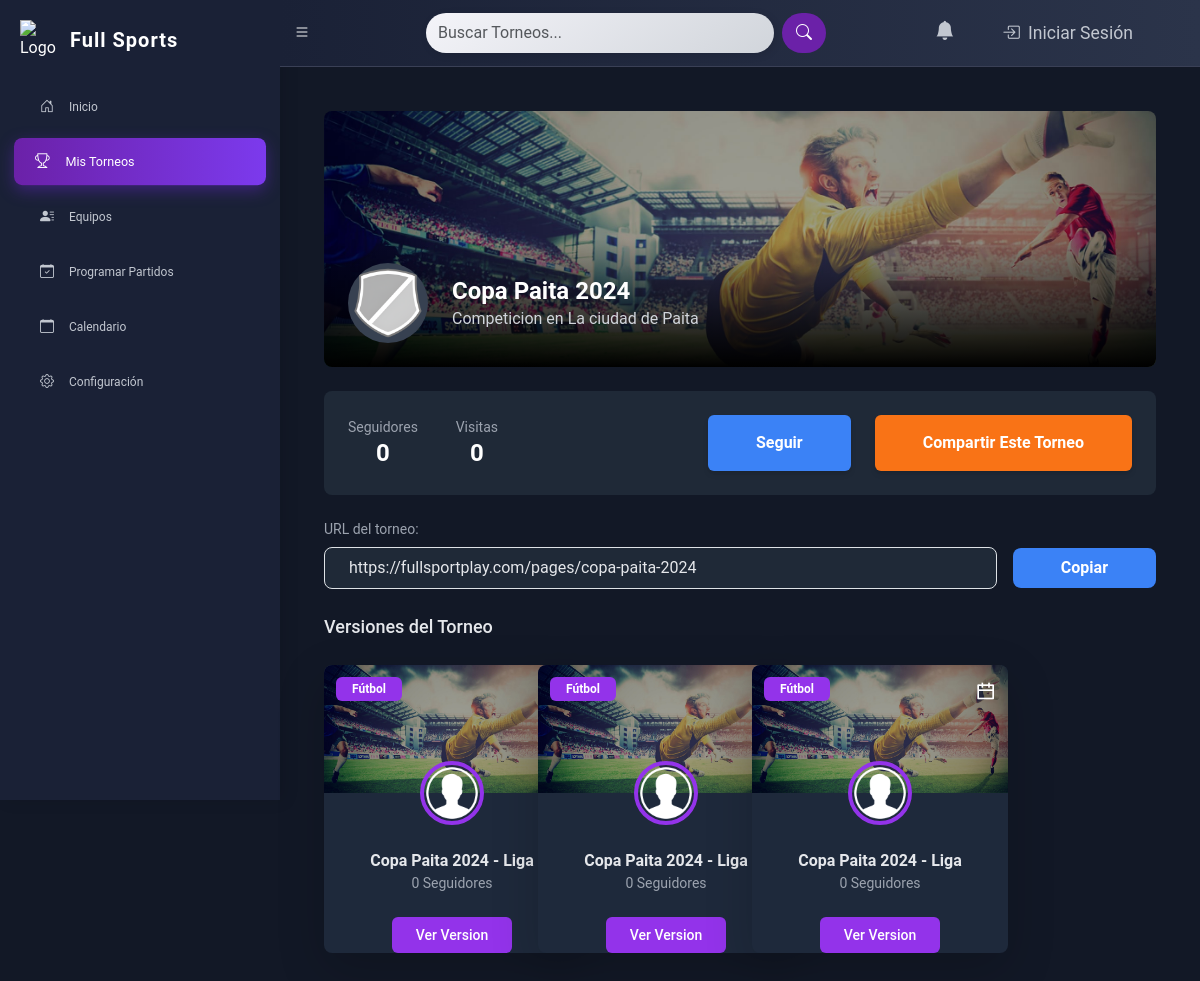
Screenshot of /vista_paginas/tournament-detail_pagina.php?id=1 with the database file from the repository.
### tables this page shows
CREATE TABLE `tournaments` (
  `id` int(11) NOT NULL,
  `name` varchar(255) NOT NULL,
  `description` text DEFAULT NULL,
  `competition_type` enum('Aficionado','Profesional') NOT NULL,
  `sport_type` enum('Futbol','Futbol 7','Futbol 8','Fulbito','Futsal') NOT NULL,
  `gender` enum('General','Varones','Mujeres','Menores') NOT NULL,
  `url_slug` varchar(100) NOT NULL,
  `created_by` int(11) DEFAULT NULL,
  `created_at` timestamp NOT NULL DEFAULT current_timestamp(),
  `cover_image` varchar(255) DEFAULT NULL,
  `user_id` int(11) DEFAULT NULL,
  `logo_image` varchar(255) DEFAULT NULL
);

CREATE TABLE `tournament_versions` (
  `id` int(11) NOT NULL,
  `tournament_id` int(11) NOT NULL,
  `format_type` enum('Liga','Eliminatoria','Play Off','Relámpago') NOT NULL,
  `name` varchar(255) NOT NULL,
  `points_winner` int(11) DEFAULT 3,
  `points_draw` int(11) DEFAULT 1,
  `points_loss` int(11) DEFAULT 0,
  `points_walkover` int(11) DEFAULT 0,
  `created_at` timestamp NOT NULL DEFAULT current_timestamp()
);

### vista_paginas/tournament-detail_pagina.php (the view, shortened to what this page needs)
<?php
require_once "../config/connection.php";
$tournament_id = $_GET['id'] ?? null;
$sql = "SELECT * FROM tournaments WHERE id = ?";
$stmt = $con->prepare($sql);
$stmt->bind_param("i", $tournament_id);
$stmt->execute();
$result = $stmt->get_result();
$tournament = $result->fetch_assoc();
$versions_sql = "SELECT * FROM tournament_versions WHERE tournament_id = ?";
$versions_stmt = $con->prepare($versions_sql);
$versions_stmt->bind_param("i", $tournament_id);
$versions_stmt->execute();
$versions_result = $versions_stmt->get_result();
?>
<!DOCTYPE html>
<html lang="es">
<head>
    <script src="https://cdn.tailwindcss.com"></script>
    <link href="https://cdn.jsdelivr.net/npm/remixicon/fonts/remixicon.css" rel="stylesheet">
    <link href="https://cdnjs.cloudflare.com/ajax/libs/font-awesome/6.0.0-beta3/css/all.min.css" rel="stylesheet">
    <link href="https://cdn.jsdelivr.net/npm/bootstrap@5.3.0/dist/css/bootstrap.min.css" rel="stylesheet">
    <link href="https://cdn.jsdelivr.net/npm/bootstrap-icons/font/bootstrap-icons.css" rel="stylesheet">
    <link href="../public/css/style.css" rel="stylesheet">
</head>
<body>
    <div class="sidebar" id="sidebar">
        <div class="brand">
            <img src="../public/img/logo.png" alt="Logo" class="brand-logo">
            <h4>Full Sports</h4>
        </div>
        <br>
        <a href="../views/" style="font-size: 12px;">
            <i class="bi bi-house-door" style="font-size: 14px; "></i><span>Inicio</span>
        </a>
        <a href="../views/tournaments.php" style="font-size: 12px; background: linear-gradient(90deg, #6b21a8, #7c3aed);
        color: white; box-shadow: 0 5px 15px rgba(109, 40, 217, 0.4); transform: scale(1.05);">
            <i class="bi bi-trophy" style="font-size: 14px;"></i><span>Mis Torneos</span>
        </a>
        <a href="../views/mis_equipos.php" style="font-size: 12px;">
            <i class="bi bi-person-lines-fill" style="font-size: 14px;"></i><span>Equipos</span>
        </a>
        <a href="#" style="font-size: 12px;">
            <i class="bi bi-calendar-check" style="font-size: 14px;"></i><span>Programar Partidos</span>
        </a>
        <a href="#" style="font-size: 12px;">
            <i class="bi bi-calendar" style="font-size: 14px;"></i><span>Calendario</span>
        </a>
        <a href="#" style="font-size: 12px;">
            <i class="bi bi-gear" style="font-size: 14px;"></i><span>Configuración</span>
        </a>
    </div>
    <nav class="navbar navbar-expand-lg" id="navbar">
        <div class="container-fluid">
            <button class="btn btn-outline-light me-3" id="toggleSidebar">
                <i class="bi bi-list"></i>
            </button>
            <form class="d-flex ms-auto" style="width: 50%; max-width: 400px;">
                <input class="form-control me-2" type="search" placeholder="Buscar Torneos..." aria-label="Search"
                    style="background: linear-gradient(145deg, #f4f4f9, #d1d5db); color: #2d3748; border: none; border-radius: 30px; box-shadow: 2px 2px 8px rgba(0, 0, 0, 0.1);">
                <button class="btn btn-outline-light" type="submit"
                    style="border-radius: 30px; background-color: #6b21a8; color: white;">
                    <i class="bi bi-search"></i>
                </button>
            </form>
            <ul class="navbar-nav ms-auto">
                <li class="nav-item dropdown">
                    <a class="nav-link" href="#" id="notificationDropdown" role="button" data-bs-toggle="dropdown"
                        aria-expanded="false">
                        <i class="bi bi-bell-fill" style="font-size: 1.2rem;"></i>
                    </a>
                </li>
                <li class="nav-item">
                    <a href="../auth/login.php" class="nav-link btn btn-outline-light">
                        <i class="bi bi-box-arrow-in-right me-2"></i>Iniciar Sesión
                    </a>
                </li>
            </ul>
        </div>
    </nav>
    <div class="content" id="content">
        <div class="p-6">
            <div class="relative h-64 rounded-lg overflow-hidden mb-6">
                <img src="<?php echo htmlspecialchars($tournament['cover_image'] ? '../public/' . $tournament['cover_image'] : '../public/img/banner.jpg'); ?>"
                    alt="<?php echo htmlspecialchars($tournament['name']); ?> Cover" class="w-full h-full object-cover">
                <div class="absolute bottom-0 left-0 right-0 p-6 bg-gradient-to-t from-black to-transparent">
                    <div class="flex items-center gap-4">
                        <div id="tournamentLogo"
                            class="w-20 h-20 bg-gray-700 rounded-full flex items-center justify-center overflow-hidden cursor-pointer"
                            onclick="openLogoModal()">
                            <?php if ($tournament['logo_image']): ?>
                                <img src="../public/<?php echo htmlspecialchars($tournament['logo_image']); ?>"
                                    alt="Logo del torneo" class="w-full h-full object-cover">
                            <?php else: ?>
                                <img src="../public/img/default-logo.png" alt="Logo predeterminado"
                                    class="w-full h-full object-cover">
                            <?php endif; ?>
                        </div>
                        <div>
                            <h1 class="text-2xl font-bold"><?php echo htmlspecialchars($tournament['name']); ?></h1>
                            <p class="text-gray-300"><?php echo htmlspecialchars($tournament['description']); ?></p>
                        </div>
                    </div>
                </div>
            </div>
            <section class="bg-gray-800 rounded-lg p-6 mb-6">
                <div class="flex justify-between items-center">
                    <div class="grid grid-cols-2 gap-6">
                        <div class="text-center">
                            <p class="text-gray-400 text-sm">Seguidores</p>
                            <p id="followersCount" class="text-2xl font-bold text-white">0</p>
                        </div>
                        <div class="text-center">
                            <p class="text-gray-400 text-sm">Visitas</p>
                            <p class="text-2xl font-bold text-white">0</p>
                        </div>
                    </div>
                    <div class="flex gap-4">
                        <button id="followButton"
                            class="px-5 py-3 bg-blue-500 text-white font-semibold rounded-md shadow-md hover:bg-blue-600 focus:ring-2 focus:ring-blue-400 focus:ring-offset-2 focus:outline-none transition-all">
                            Seguir
                        </button>
                        <button id="shareButton"
                            class="px-5 py-3 bg-orange-500 text-white font-semibold rounded-md shadow-md hover:bg-orange-600 focus:ring-2 focus:ring-orange-400 focus:ring-offset-2 focus:outline-none transition-all">
                            Compartir Este Torneo
                        </button>
                    </div>
                </div>
            </section>
            <div class="mt-6">
                <label for="tournamentUrl" class="text-sm text-gray-400 block mb-2">URL del torneo:</label>
                <div class="flex items-center gap-3">
                    <input id="tournamentUrl" type="text"
                        value="https://fullsportplay.com/pages/<?php echo htmlspecialchars($tournament['url_slug']); ?>"
                        class="flex-1 bg-gray-800 rounded-lg px-4 py-2 text-gray-200 border border-gray-700 focus:outline-none focus:ring-2 focus:ring-blue-400 focus:ring-offset-2 transition-all"
                        readonly>
                    <button onclick="copyTournamentUrl()"
                        class="px-5 py-2 bg-blue-500 text-white font-semibold rounded-lg hover:bg-blue-600 focus:ring-2 focus:ring-blue-400 focus:ring-offset-2 focus:outline-none transition-all">
                        Copiar
                    </button>
                </div>
            </div>
            <div class="mt-6">
                <h2 class="text-lg font-medium text-gray-200 mb-4">Versiones del Torneo</h2>
                <div class="grid grid-cols-1 sm:grid-cols-2 lg:grid-cols-4 gap-6">
                    <?php while ($version = $versions_result->fetch_assoc()): ?>
                        <div class="relative bg-[#1e293b] rounded-lg shadow-lg overflow-hidden text-center w-64">
                            <span class="absolute top-3 left-3 bg-purple-600 text-white text-xs font-bold py-1 px-3 rounded-md">
                                Fútbol
                            </span>
                            <div class="absolute top-3 right-3 text-white-500 text-xl">
                                <i class="ri-calendar-line"></i>
                            </div>
                            <div>
                                <img src="../public/img/banner.jpg" alt="Imagen de fondo"
                                    class="w-full h-32 object-cover rounded-t-lg">
                            </div>
                            <div class="-mt-8 flex justify-center">
                                <img src="../public/img/usuario1.png" alt="Foto de perfil"
                                    class="w-16 h-16 rounded-full border-4 border-purple-600">
                            </div>
                            <h3 class="mt-4 text-base font-semibold text-gray-200">
                                <?php echo htmlspecialchars($version['name']); ?>
                            </h3>
                            <p class="text-sm text-gray-400 mb-4">0 Seguidores</p>
                            <a href="tournament_overview.php?tournament_id=<?php echo $tournament_id; ?>&version_id=<?php echo $version['id']; ?>"
                                class="inline-block bg-purple-600 hover:bg-purple-700 text-white py-2 px-4 rounded-md text-sm font-medium transition">
                                Ver Version
                            </a>
                        </div>
                    <?php endwhile; ?>
                </div>
            </div>
        </div>
    </div>
</body>
</html>

### public/css/style.css (style rules this page uses)
body { font-family: 'Roboto', sans-serif; background-color: #121826; color: #fff; margin: 0; padding: 0; transition: background-color 0.3s ease; }
.sidebar { height: 100vh; width: 280px; position: fixed; top: 0; left: 0; background-color: #1a2136; color: white; padding: 20px; overflow-y: auto; transition: width 0.3s ease, background-color 0.3s ease; box-shadow: 4px 0 15px rgba(0, 0, 0, 0.1); }
.sidebar h4 { text-align: center; color: #fff; font-size: 1.3rem; margin-bottom: 25px; font-weight: bold; letter-spacing: 1px; opacity: 1; transition: opacity 0.3s ease; }
.sidebar a { text-decoration: none; color: #c2c7d0; padding: 12px 20px; display: flex; align-items: center; border-radius: 8px; font-size: 1rem; transition: all 0.3s ease; margin-bottom: 10px; }
.sidebar a i { font-size: 1.5rem; margin-right: 15px; transition: margin-right 0.3s ease, color 0.3s ease; }
.navbar { background: linear-gradient(90deg, #1a2136, #2b344a); border-bottom: 1px solid #3a4056; margin-left: 280px; padding: 10px 30px; transition: margin-left 0.3s ease; }
.navbar .form-control { background-color: #252b3a; color: #fff; border: none; border-radius: 20px; }
.navbar .nav-item .nav-link { color: #c2c7d0; font-size: 1.1rem; margin: 0 15px; }
#toggleSidebar { margin-right: 50px; margin-left: -30px; }
.navbar .container-fluid { padding-left: 0; }
.btn-outline-light { color: #fff; border: 2px solid transparent; background-color: transparent; border-radius: 5px; transition: background-color 0.3s ease, color 0.3s ease, transform 0.3s ease; }
.brand { display: flex; align-items: center; gap: 10px; }
.brand-logo { width: 40px; height: auto; display: block; }
.brand h4 { margin: 0; font-size: 1.25rem; line-height: 1; }

### vista_paginas/tournament-detail_pagina.php (style rules this page uses)
body { font-family: 'Roboto', sans-serif; background-color: #121826; color: #fff; margin: 0; padding: 0; transition: background-color 0.3s ease; display: flex; flex-direction: column; min-height: 100vh; }
.content { margin-left: 280px; padding: 20px; transition: margin-left 0.3s ease; min-height: calc(100vh - 60px); display: flex; flex-direction: column; }
.content > div { max-width: 1200px; width: 100%; margin: 0 auto; flex-grow: 1; }

### rows the page displays
tournaments: name "Copa Paita 2024", description "Competicion en La ciudad de Paita", url_slug "https://fullsportplay.com/pages/copa-paita-2024"
tournament_versions: name "Copa Paita 2024 - Liga"
tournament_versions: name "Copa Paita 2024 - Liga"
tournament_versions: name "Copa Paita 2024 - Liga"
